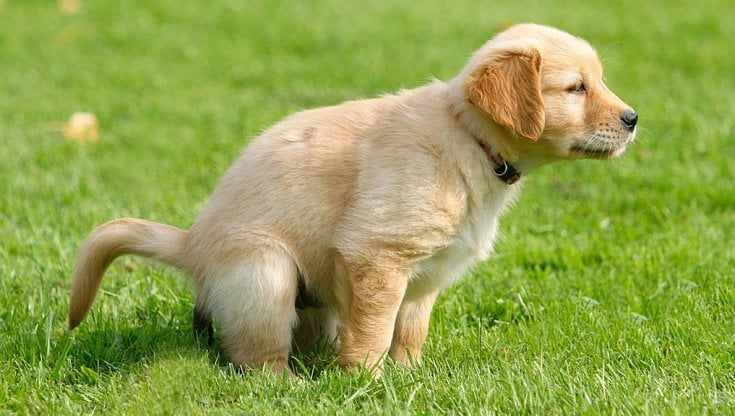
#> input picture CV2/data/Cane_test.jpg, 735 x 416 px
$ python Cartoon.py
#> lines starting #> are read from the running program, lines starting #| are printed output that depends on the picture; after the words box and inside, x2 and y2 are one past the last pixel; in counts of white or black regions, pixels touching at a corner belong together
import cv2

# Load the input image
img = cv2.imread("data/Cane_test.jpg")
#> img is the input picture: shape (416, 735, 3); mean B, G, R 78.2, 162.7, 146.4

# Apply bilateral filter to remove noise and keep edges sharp
img_gray = cv2.cvtColor(img, cv2.COLOR_BGR2GRAY)
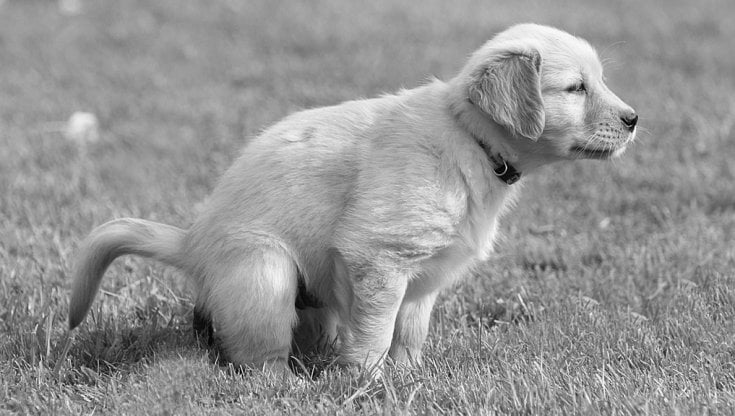
#> img_gray: shape (416, 735); min 1, max 253, mean 148.2
img_gray = cv2.medianBlur(img_gray, 5)
img_edges = cv2.adaptiveThreshold(img_gray, 255, cv2.ADAPTIVE_THRESH_MEAN_C, cv2.THRESH_BINARY, 9, 9)
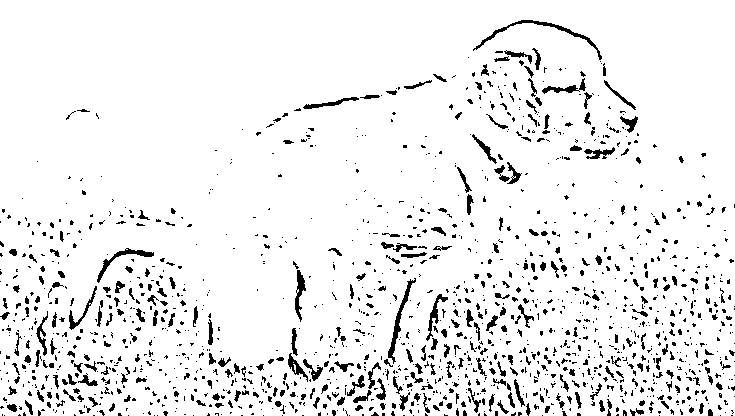
#> img_edges: shape (416, 735); 92.9% white; black in thin lines or dots

# Apply cartoon effect
color = cv2.bilateralFilter(img, 9, 250, 250)
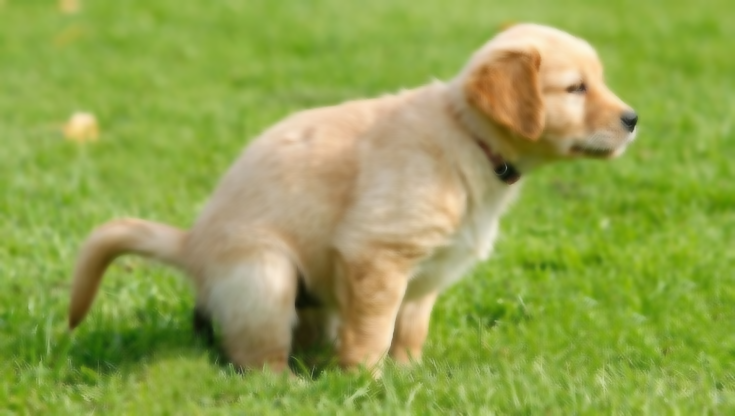
#> color: shape (416, 735, 3); mean B, G, R 78.1, 162.7, 146.3
cartoon = cv2.bitwise_and(color, color, mask=img_edges)
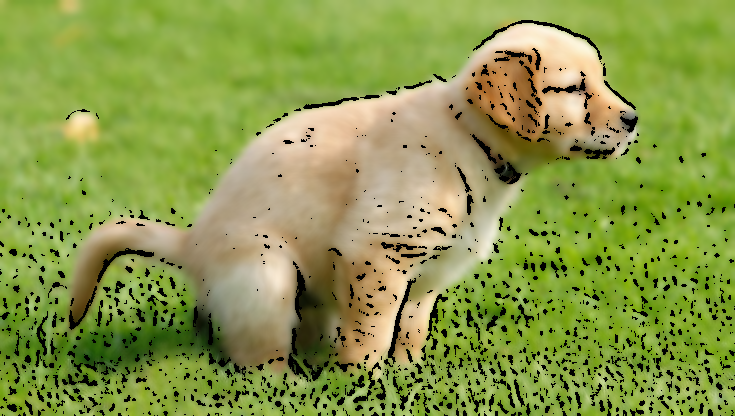
#> cartoon: shape (416, 735, 3); mean B, G, R 74.3, 152.7, 137.7

# Display the output
cv2.imshow("Cartoon", cartoon)
cv2.waitKey(0)
cv2.destroyAllWindows()

$ run again, with CV2/data/Tigre_test.jpg copied over CV2/data/Cane_test.jpg
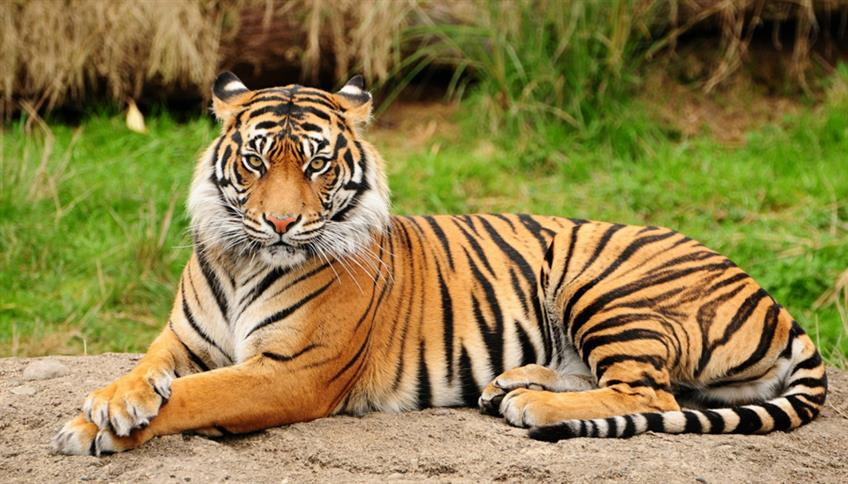
#> input picture CV2/data/Tigre_test.jpg, 848 x 484 px
#> img is the input picture: shape (484, 848, 3); mean B, G, R 72, 126.9, 142.3
#> `img_edges = cv2.adaptiveThreshold(img_gray, 255, cv2.ADAPTIVE_THRESH_M..`:
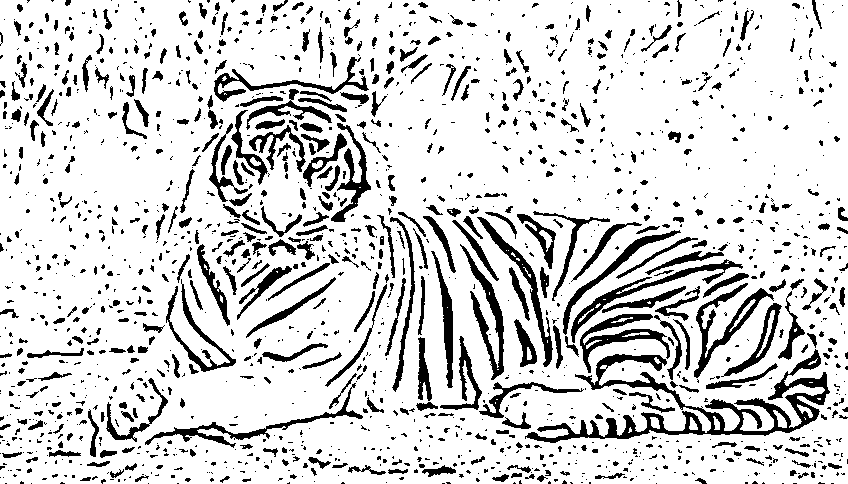
#> img_edges: shape (484, 848); 83.8% white; 1645 black regions (1111 under 20 px), largest, box (x1, y1, x2, y2) and area: (525, 349, 830, 443) 5898, (694, 283, 774, 378) 1468, (571, 259, 743, 343) 1413
#> `cartoon = cv2.bitwise_and(color, color, mask=img_edges)`:
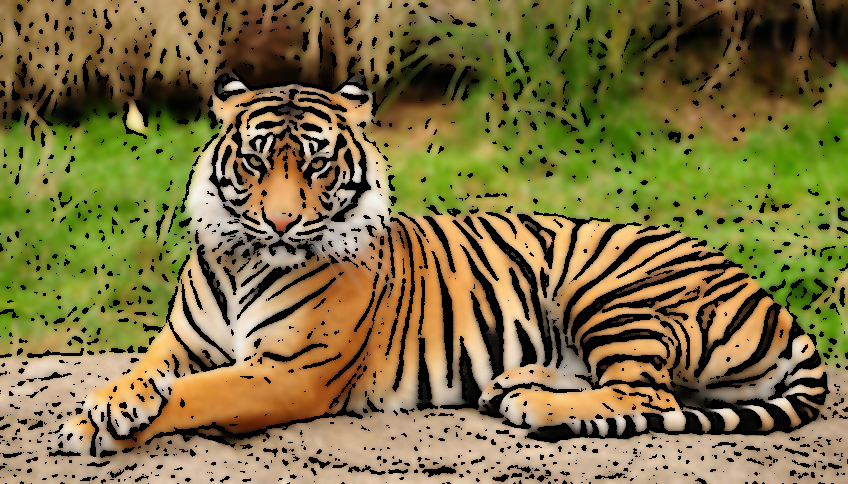
#> cartoon: shape (484, 848, 3); mean B, G, R 63.6, 113, 125.3

$ run again, with CV2/data/butterfly.jpg copied over CV2/data/Cane_test.jpg
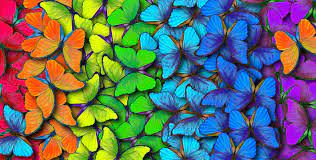
#> input picture CV2/data/butterfly.jpg, 316 x 160 px
#> img is the input picture: shape (160, 316, 3); mean B, G, R 102.7, 110.2, 98.2
#> `img_edges = cv2.adaptiveThreshold(img_gray, 255, cv2.ADAPTIVE_THRESH_M..`:
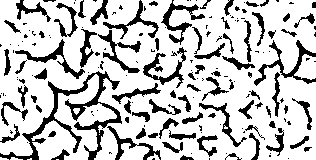
#> img_edges: shape (160, 316); 77.1% white; 177 black regions (97 under 20 px), largest, box (x1, y1, x2, y2) and area: (0, 71, 122, 160) 1914, (254, 40, 316, 86) 591, (161, 0, 205, 45) 494
#> `cartoon = cv2.bitwise_and(color, color, mask=img_edges)`:
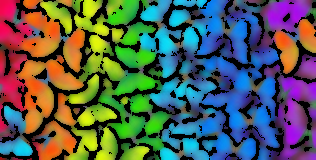
#> cartoon: shape (160, 316, 3); mean B, G, R 84.8, 91.7, 81.5

$ run again, with CV2/data/cars.jpg copied over CV2/data/Cane_test.jpg
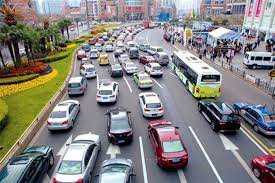
#> input picture CV2/data/cars.jpg, 275 x 183 px
#> img is the input picture: shape (183, 275, 3); mean B, G, R 128.8, 130.3, 132.5
#> `img_edges = cv2.adaptiveThreshold(img_gray, 255, cv2.ADAPTIVE_THRESH_M..`:
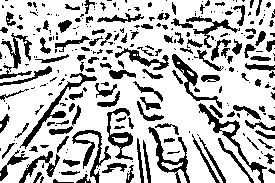
#> img_edges: shape (183, 275); 74.3% white; 292 black regions (164 under 20 px), largest, box (x1, y1, x2, y2) and area: (198, 103, 267, 183) 616, (20, 73, 97, 149) 605, (148, 127, 190, 183) 554
#> `cartoon = cv2.bitwise_and(color, color, mask=img_edges)`:
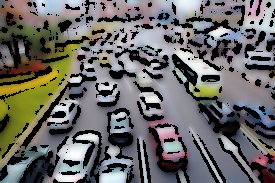
#> cartoon: shape (183, 275, 3); mean B, G, R 102.4, 104.9, 106.4
